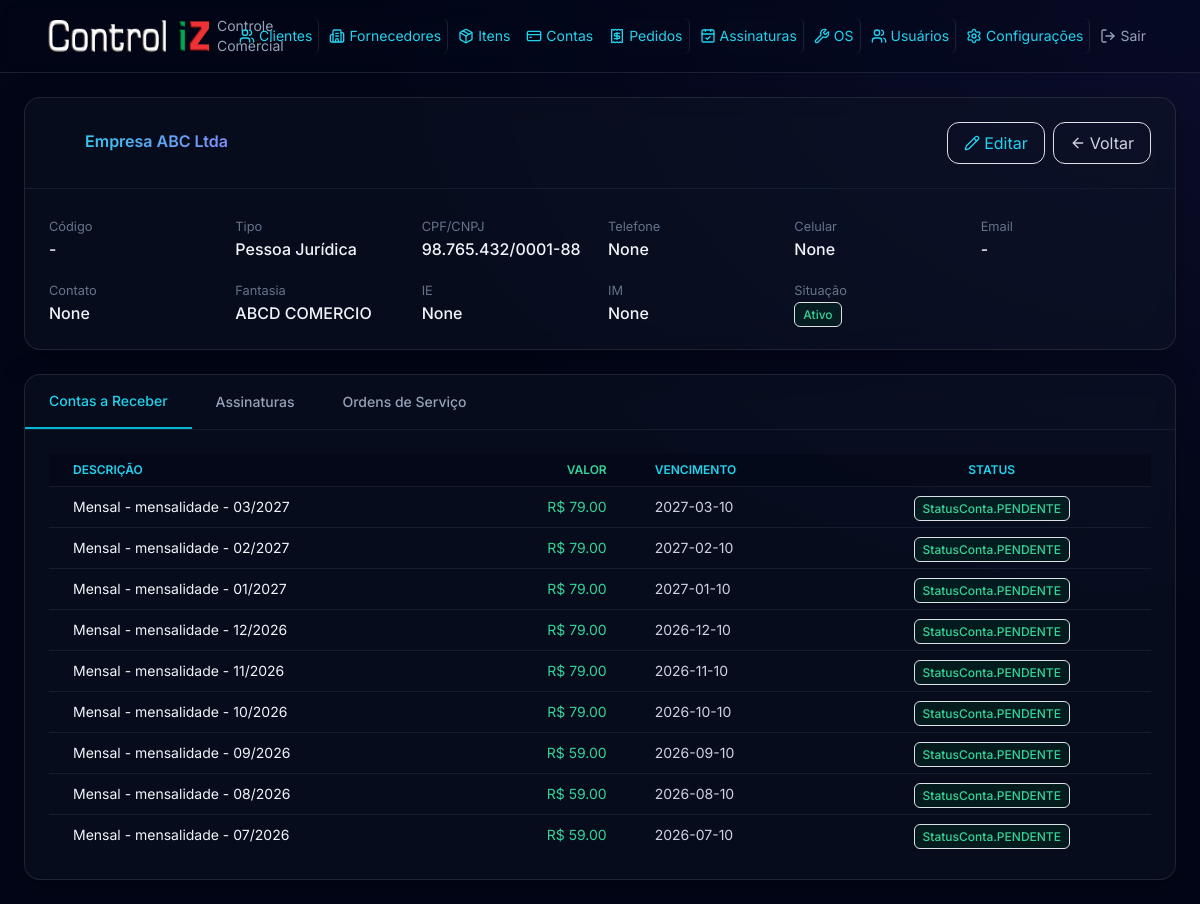
Screenshot of /clientes/3 with the database file from the repository.
### models.py (models this page shows)
class Cliente(Base):
    __tablename__ = "clientes"
    id = Column(Integer, primary_key=True, index=True)
    codigo = Column(String(50), nullable=True)
    bling_id = Column(BigInteger, nullable=True, unique=True)
    bling_updated_at = Column(DateTime, nullable=True)
    bling_pending_sync = Column(Boolean, default=False)
    nome = Column(String(200), nullable=False)
    cpf_cnpj = Column(String(20), nullable=True)
    tipo_pessoa = Column(String(10), nullable=True)
    email = Column(String(200), nullable=True)
    telefone = Column(String(20), nullable=True)
    celular = Column(String(20), nullable=True)
    endereco = Column(String(300), nullable=True)
    bairro = Column(String(100), nullable=True)
    cidade = Column(String(100), nullable=True)
    estado = Column(String(2), nullable=True)
    cep = Column(String(10), nullable=True)
    contato = Column(String(200), nullable=True)
    fantasia = Column(String(200), nullable=True)
    inscricao_estadual = Column(String(20), nullable=True)
    inscricao_municipal = Column(String(20), nullable=True)
    situacao = Column(String(1), default="A")
    observacao = Column(Text, nullable=True)
    created_at = Column(DateTime, default=datetime.now)
    updated_at = Column(DateTime, default=datetime.now, onupdate=datetime.now)
    contas_receber = relationship("ContaReceber", back_populates="cliente")
    assinaturas = relationship("Assinatura", back_populates="cliente")
    ordens_servico = relationship("OrdemServico", back_populates="cliente")

class ContaReceber(Base):
    __tablename__ = "contas_receber"
    id = Column(Integer, primary_key=True, index=True)
    cliente_id = Column(Integer, ForeignKey("clientes.id"), nullable=True)
    descricao = Column(String(300), nullable=False)
    valor = Column(Float, nullable=False)
    data_vencimento = Column(Date, nullable=False)
    data_recebimento = Column(Date, nullable=True)
    status = Column(Enum(StatusConta), default=StatusConta.PENDENTE)
    forma_pagamento = Column(String(100), nullable=True)
    observacao = Column(Text, nullable=True)
    nosso_numero = Column(String(30), nullable=True, unique=True)
    boleto_emitido = Column(Boolean, default=False)
    boleto_url = Column(String(500), nullable=True)
    boleto_txid = Column(String(50), nullable=True)
    numero_documento = Column(String(30), nullable=True)
    api_nosso_numero = Column(String(30), nullable=True)
    data_emissao = Column(Date, nullable=True)
    motivo_baixa = Column(String(100), nullable=True)
    created_at = Column(DateTime, default=datetime.now)
    updated_at = Column(DateTime, default=datetime.now, onupdate=datetime.now)
    cliente = relationship("Cliente", back_populates="contas_receber")

### routers/clientes.py (the view)
@router.get("/{cliente_id}")
def detalhe_cliente(request: Request, cliente_id: int, db: Session = Depends(get_db)):
    cliente = db.query(Cliente).filter(Cliente.id == cliente_id).first()
    if not cliente:
        return RedirectResponse(url="/clientes", status_code=303)
    contas = db.query(ContaReceber).filter(ContaReceber.cliente_id == cliente_id).order_by(ContaReceber.data_vencimento.desc()).all()
    assinaturas = db.query(Assinatura).filter(Assinatura.cliente_id == cliente_id).all()
    ordens = db.query(OrdemServico).filter(OrdemServico.cliente_id == cliente_id).order_by(OrdemServico.data_entrada.desc()).all()
    return request.app.state.templates.TemplateResponse(
        "clientes/detalhe.html",
        {"request": request, "cliente": cliente, "contas": contas, "assinaturas": assinaturas, "ordens": ordens}
    )

### templates/clientes/detalhe.html (shortened to what this page needs)
{% extends "base.html" %}
{% block content %}
<div class="glass-card mb-6">
    <div class="p-4 border-b border-slate-800/60 flex justify-between items-center">
        <h4 class="text-transparent bg-clip-text bg-gradient-to-r from-cyan-400 to-indigo-400 font-semibold"><i data-lucide="user-circle-2" class="w-6 h-6 inline me-2"></i> {{ cliente.nome }}</h4>
        <div class="flex gap-2">
            <a href="/clientes/{{ cliente.id }}/editar" class="flex items-center px-3 py-2 text-cyan-400 border border-cyan-800/50 rounded-xl hover:bg-cyan-950/30 transition"><i data-lucide="pencil" class="w-4 h-4 me-1"></i> Editar</a>
            <a href="/clientes" class="flex items-center px-3 py-2 text-slate-300 border border-slate-700 rounded-xl hover:bg-slate-800/50 transition"><i data-lucide="arrow-left" class="w-4 h-4 me-1"></i> Voltar</a>
        </div>
    </div>
    <div class="p-4 grid grid-cols-2 md:grid-cols-4 lg:grid-cols-6 gap-3">
        <div><small class="text-slate-500">Código</small><div class="text-slate-100 font-medium">{{ cliente.codigo or '-' }}</div></div>
        <div><small class="text-slate-500">Tipo</small><div class="text-slate-100 font-medium">{{ 'Pessoa Jurídica' if cliente.tipo_pessoa == 'juridica' else 'Pessoa Física' if cliente.tipo_pessoa == 'fisica' else '-' }}</div></div>
        <div><small class="text-slate-500">CPF/CNPJ</small><div class="text-slate-100 font-medium">{{ cliente.cpf_cnpj|format_cpf_cnpj or '-' }}</div></div>
        <div><small class="text-slate-500">Telefone</small><div class="text-slate-100 font-medium">{{ cliente.telefone or '-' }}</div></div>
        <div><small class="text-slate-500">Celular</small><div class="text-slate-100 font-medium">{{ cliente.celular or '-' }}</div></div>
        <div><small class="text-slate-500">Email</small><div class="text-slate-100 font-medium">{{ cliente.email or '-' }}</div></div>
        <div><small class="text-slate-500">Contato</small><div class="text-slate-100 font-medium">{{ cliente.contato or '-' }}</div></div>
        <div><small class="text-slate-500">Fantasia</small><div class="text-slate-100 font-medium">{{ cliente.fantasia or '-' }}</div></div>
        <div><small class="text-slate-500">IE</small><div class="text-slate-100 font-medium">{{ cliente.inscricao_estadual or '-' }}</div></div>
        <div><small class="text-slate-500">IM</small><div class="text-slate-100 font-medium">{{ cliente.inscricao_municipal or '-' }}</div></div>
        <div><small class="text-slate-500">Situação</small><div>
            {% if cliente.situacao == 'A' %}<span class="px-2 py-1 text-xs font-medium bg-emerald-950/50 text-emerald-400 border border-emerald-800/50 rounded">Ativo</span>
            {% elif cliente.situacao == 'I' %}<span class="px-2 py-1 text-xs font-medium bg-rose-950/50 text-rose-400 border border-rose-800/50 rounded">Inativo</span>
            {% elif cliente.situacao == 'S' %}<span class="px-2 py-1 text-xs font-medium bg-amber-950/50 text-amber-400 border border-amber-800/50 rounded">Sem Movimento</span>
            {% else %}<span class="text-slate-100">{{ cliente.situacao or '-' }}</span>{% endif %}
        </div></div>
    </div>
</div>
<div class="glass-card">
    <div class="border-b border-slate-800/60">
        <div class="flex">
            <button class="px-4 py-3 text-sm font-medium text-cyan-400 border-b-2 border-cyan-500" data-tab="contas-tab">Contas a Receber</button>
            <button class="px-4 py-3 text-sm font-medium text-slate-400 hover:text-slate-300" data-tab="assinaturas-tab">Assinaturas</button>
            <button class="px-4 py-3 text-sm font-medium text-slate-400 hover:text-slate-300" data-tab="ordens-tab">Ordens de Serviço</button>
        </div>
    </div>
    <div class="p-4">
        <div id="contas-tab" class="tab-content">
            <table class="w-full divide-y divide-slate-800/60">
                <thead class="bg-slate-950/50">
                    <tr>
                        <th class="px-4 py-2 text-left text-xs font-semibold text-cyan-400 uppercase">Descrição</th>
                        <th class="px-4 py-2 text-right text-xs font-semibold text-emerald-400 uppercase">Valor</th>
                        <th class="px-4 py-2 text-left text-xs font-semibold text-cyan-400 uppercase">Vencimento</th>
                        <th class="px-4 py-2 text-center text-xs font-semibold text-cyan-400 uppercase">Status</th>
                    </tr>
                </thead>
                <tbody class="divide-y divide-slate-800/60">
                    {% for c in contas %}
                    <tr><td class="px-4 py-2 text-sm text-slate-100">{{ c.descricao }}</td>
                        <td class="px-4 py-2 text-right text-sm text-emerald-400">R$ {{ "%.2f"|format(c.valor) }}</td>
                        <td class="px-4 py-2 text-sm text-slate-300">{{ c.data_vencimento }}</td>
                        <td class="px-4 py-2 text-center"><span class="px-2 py-1 text-xs font-medium bg-emerald-950/50 text-emerald-400 border border-emerald-800/50 rounded">{{ c.status }}</span></td>
                    </tr>
                    {% else %}
                    <tr><td colspan="4" class="px-4 py-8 text-center text-slate-500">Nenhuma conta</td></tr>
                    {% endfor %}
                </tbody>
            </table>
        </div>
    </div>
</div>
{% endblock %}

### static/css/styles.css (style rules this page uses)
:root { --bg-primary: #0b1120; --bg-secondary: #111827; --glass-bg: rgba(17, 24, 39, 0.7); --glass-border: rgba(255, 255, 255, 0.08); --accent-primary: #0066cc; --accent-secondary: #00b359; --accent-tertiary: #e62e2e; --accent-gradient: linear-gradient(135deg, #0066cc 0%, #00b359 100%); --text-primary: #ffffff; --text-secondary: #94a3b8; --text-muted: #64748b; --success: #00b359; --warning: #f59e0b; --danger: #e62e2e; }
* { font-family: 'Inter', sans-serif; }
body { background-color: var(--bg-primary); color: var(--text-primary); min-height: 100vh; }
.glass-card { background: rgba(17, 24, 39, 0.4); backdrop-filter: blur(12px); border: 1px solid rgba(255, 255, 255, 0.1); border-radius: 16px; box-shadow: 0 8px 32px 0 rgba(0, 0, 0, 0.3); }

### rows the page displays
Cliente: codigo "-", tipo_pessoa "Pessoa Jurídica", cpf_cnpj "98.765.432/0001-88", telefone "None", celular "None", email "-", contato "None", fantasia "ABCD COMERCIO", inscricao_estadual "None", inscricao_municipal "None"
ContaReceber: descricao "Mensal - mensalidade - 03/2027", valor "79.00", data_vencimento "2027-03-10", status "StatusConta.PENDENTE"
ContaReceber: descricao "Mensal - mensalidade - 02/2027", valor "79.00", data_vencimento "2027-02-10", status "StatusConta.PENDENTE"
ContaReceber: descricao "Mensal - mensalidade - 01/2027", valor "79.00", data_vencimento "2027-01-10", status "StatusConta.PENDENTE"
ContaReceber: descricao "Mensal - mensalidade - 12/2026", valor "79.00", data_vencimento "2026-12-10", status "StatusConta.PENDENTE"
ContaReceber: descricao "Mensal - mensalidade - 11/2026", valor "79.00", data_vencimento "2026-11-10", status "StatusConta.PENDENTE"
ContaReceber: descricao "Mensal - mensalidade - 10/2026", valor "79.00", data_vencimento "2026-10-10", status "StatusConta.PENDENTE"
ContaReceber: descricao "Mensal - mensalidade - 09/2026", valor "59.00", data_vencimento "2026-09-10", status "StatusConta.PENDENTE"
ContaReceber: descricao "Mensal - mensalidade - 08/2026", valor "59.00", data_vencimento "2026-08-10", status "StatusConta.PENDENTE"
ContaReceber: descricao "Mensal - mensalidade - 07/2026", valor "59.00", data_vencimento "2026-07-10", status "StatusConta.PENDENTE"
